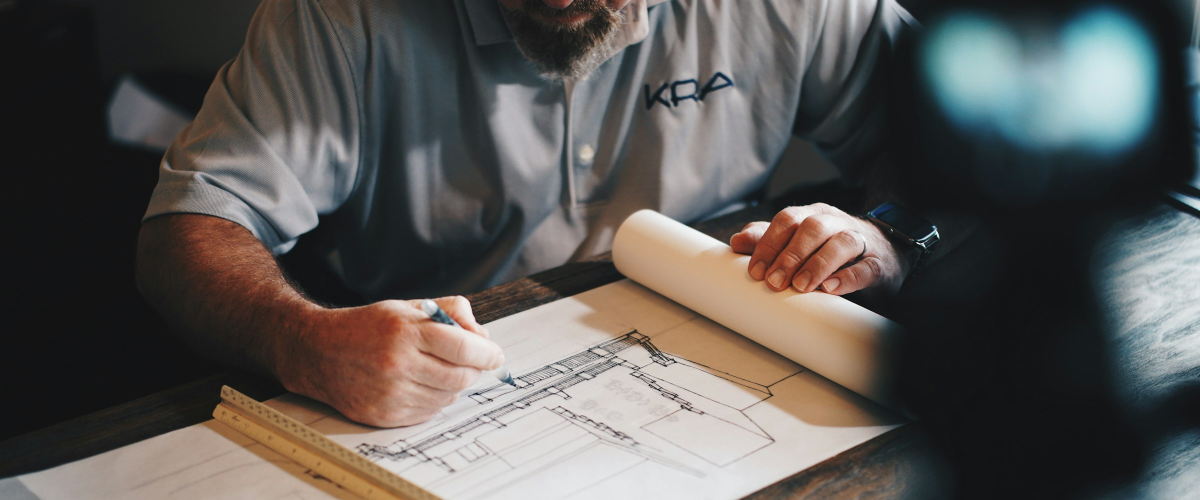
#> input picture assets/img/hero-about.jpg, 2400 x 1000 px (shown at 1/2 size)
$ python -i photo_grade.py   (imports and definitions only)
#> lines starting #> are read from the running program, lines starting #| are printed output that depends on the picture
#> further down, picture is the input picture: PIL image 2400x1000 RGB; mean R, G, B 90.4, 87.5, 84.6
"""Generate reversible presentation filters; original image pixels are unchanged."""
import json
from pathlib import Path
from PIL import Image, ImageStat

ROOT=Path(__file__).resolve().parents[1]

def grade_for(image):
    sample=image.convert('RGB').resize((96,96),Image.Resampling.BOX)
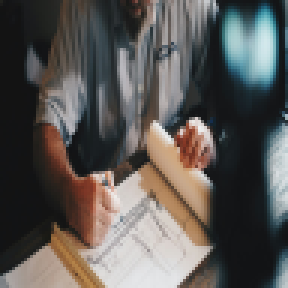
#> sample: PIL image 96x96 RGB (shown 3 times larger); mean R, G, B 90.4, 87.5, 84.6
    luminance=ImageStat.Stat(sample.convert('L')).mean[0]
#> luminance = 88.05
    saturation=ImageStat.Stat(sample.convert('HSV')).mean[1]/255
#> saturation = 0.189
    exposure=round(max(.94,min(1.20,1+(135-luminance)*.0026)),3)
#> exposure = 1.12
    color=round(max(.65,min(.86,.86-saturation*.42)),3)
#> color = 0.781
    return dict(exposure=exposure,saturation=color,mean_luminance=round(luminance,1))

def main():
    path=ROOT/'assets/media/catalog.json'
    catalog=json.loads(path.read_text(encoding='utf8'))
    rules=['/* Generated by tools/photo_grade.py; original images are unchanged. */',
           '.client-photo{filter:brightness(var(--photo-exposure,1.06)) contrast(.95) saturate(var(--photo-saturation,.76)) sepia(.28)}']
    for project in catalog['projects']:
        variant=min(project['variants'],key=lambda v:abs(v['width']-800))
        with Image.open(ROOT/variant['src']) as image:project['grade']=grade_for(image)
        grade=project['grade']
        rules.append(f'.client-photo[src*="assets/media/{project["key"]}-"]{{--photo-exposure:{grade["exposure"]};--photo-saturation:{grade["saturation"]}}}')
    (ROOT/'assets/css/photo-grade.css').write_text('\n'.join(rules)+'\n',encoding='utf8')
    path.write_text(json.dumps(catalog,ensure_ascii=False,indent=2),encoding='utf8')
    print('Measured and graded',len(catalog['projects']),'images; source files unchanged.')

# [1 line not run here, left out]

>>> from PIL import Image
>>> picture = Image.open('../assets/img/hero-about.jpg')
>>> result = grade_for(picture)
#> result = {'exposure': 1.12, 'saturation': 0.781, 'mean_luminance': 88}

$ run again, on assets/img/hero-disciplines.jpg
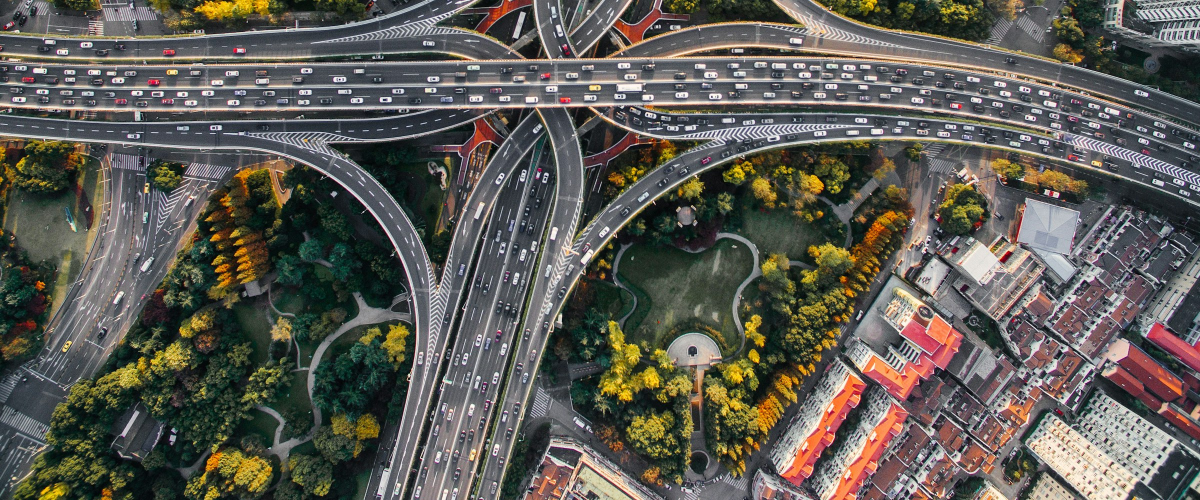
#> input picture assets/img/hero-disciplines.jpg, 2400 x 1000 px (shown at 1/2 size)
#> picture is the input picture: PIL image 2400x1000 RGB; mean R, G, B 93.8, 91.3, 84
#> in grade_for, `sample=image.convert('RGB').resize((96,96),Image.Resampling.BOX)`:
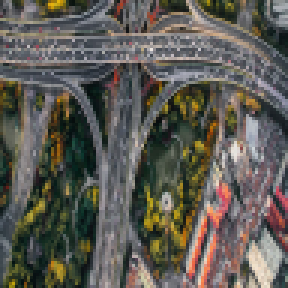
#> sample: PIL image 96x96 RGB (shown 3 times larger); mean R, G, B 93.8, 91.3, 84
#> luminance = 91.2
#> saturation = 0.23
#> exposure = 1.11
#> color = 0.763
#> result = {'exposure': 1.11, 'saturation': 0.763, 'mean_luminance': 91.2}

$ run again, on assets/img/hero-home.jpg
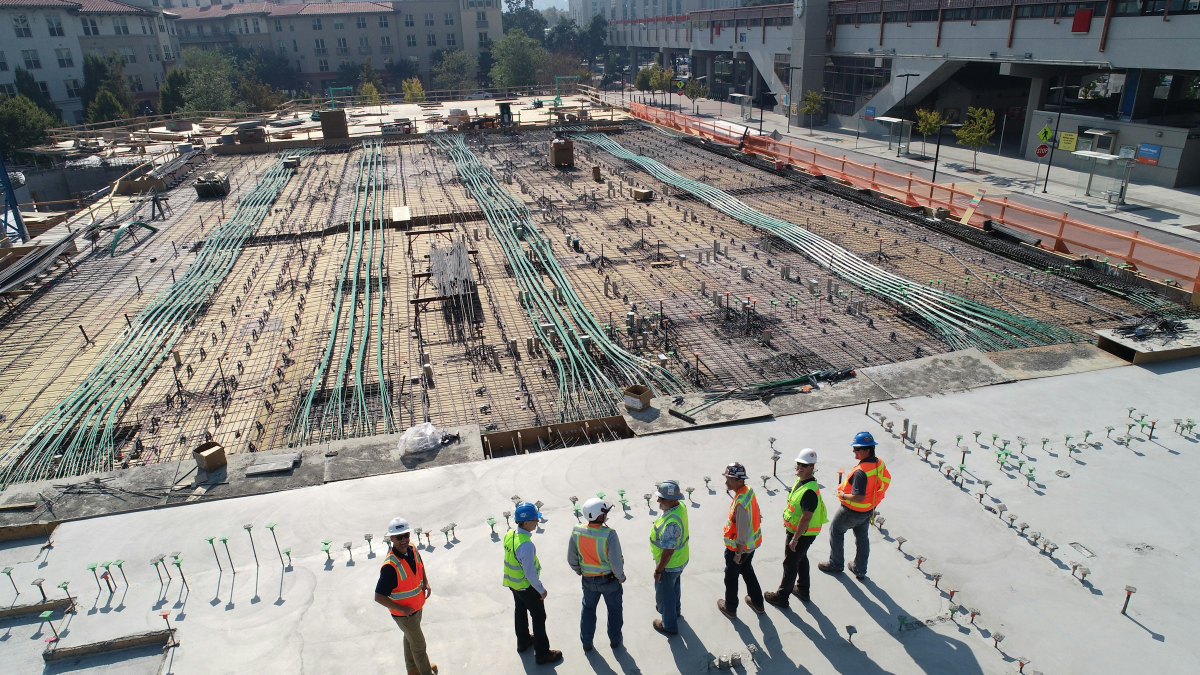
#> input picture assets/img/hero-home.jpg, 2400 x 1350 px (shown at 1/2 size)
#> picture is the input picture: PIL image 2400x1350 RGB; mean R, G, B 136.2, 135.4, 132.1
#> in grade_for, `sample=image.convert('RGB').resize((96,96),Image.Resampling.BOX)`:
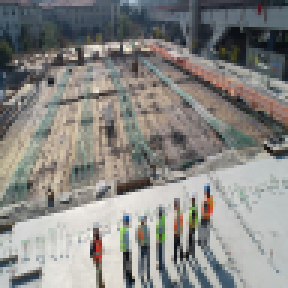
#> sample: PIL image 96x96 RGB (shown 3 times larger); mean R, G, B 136.2, 135.3, 132.1
#> luminance = 135.2
#> saturation = 0.126
#> exposure = 1
#> color = 0.807
#> result = {'exposure': 1, 'saturation': 0.807, 'mean_luminance': 135.2}

$ run again, on assets/img/hero-projects.jpg
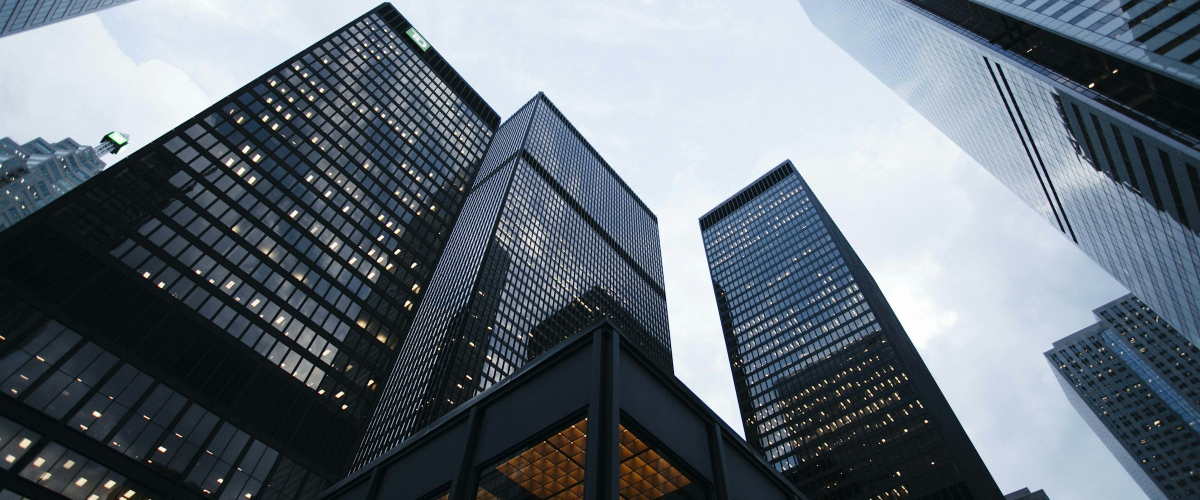
#> input picture assets/img/hero-projects.jpg, 2400 x 1000 px (shown at 1/2 size)
#> picture is the input picture: PIL image 2400x1000 RGB; mean R, G, B 101.9, 111.5, 121
#> in grade_for, `sample=image.convert('RGB').resize((96,96),Image.Resampling.BOX)`:
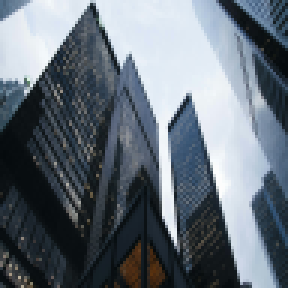
#> sample: PIL image 96x96 RGB (shown 3 times larger); mean R, G, B 101.8, 111.5, 120.9
#> luminance = 109.7
#> saturation = 0.256
#> exposure = 1.07
#> color = 0.752
#> result = {'exposure': 1.07, 'saturation': 0.752, 'mean_luminance': 109.7}
